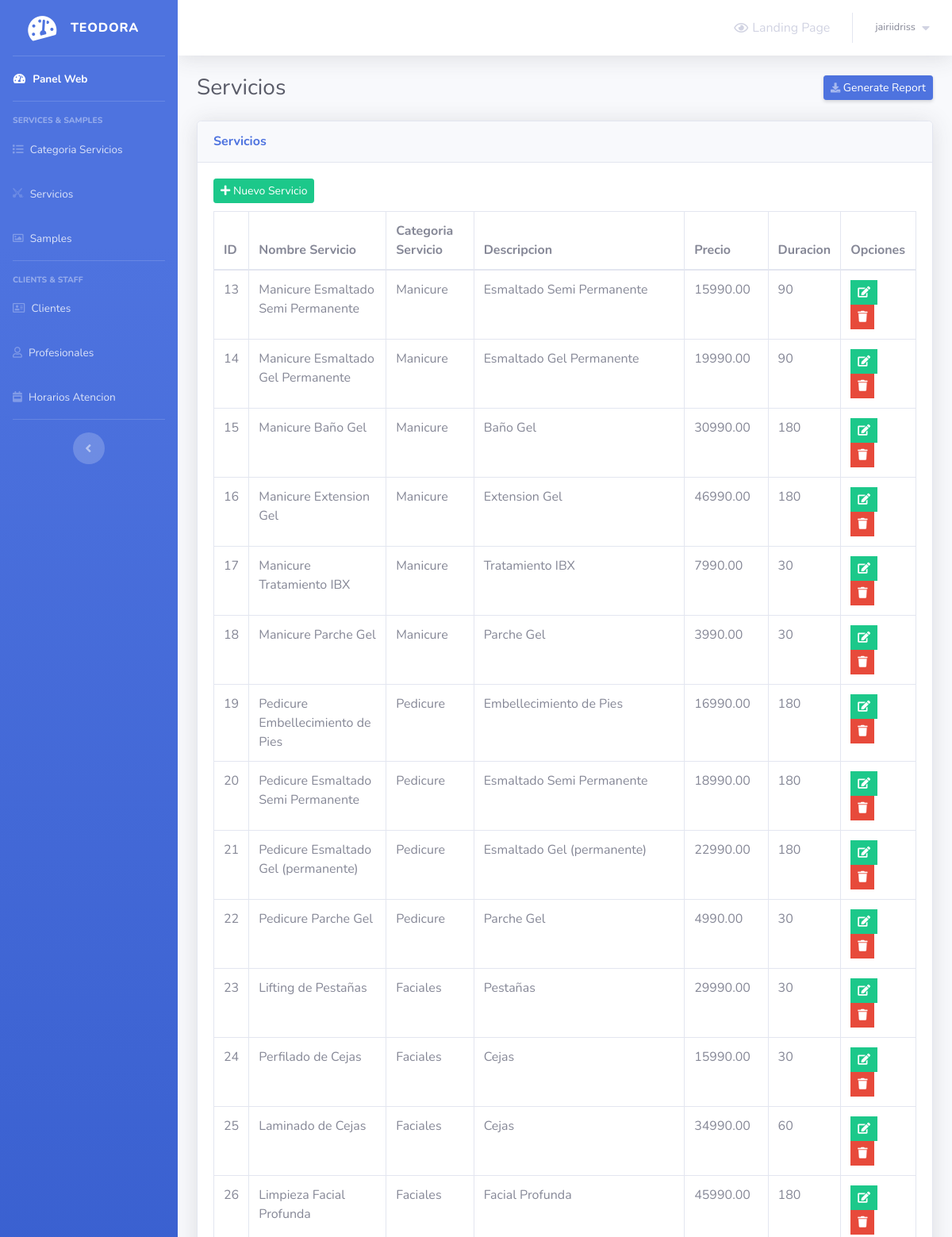
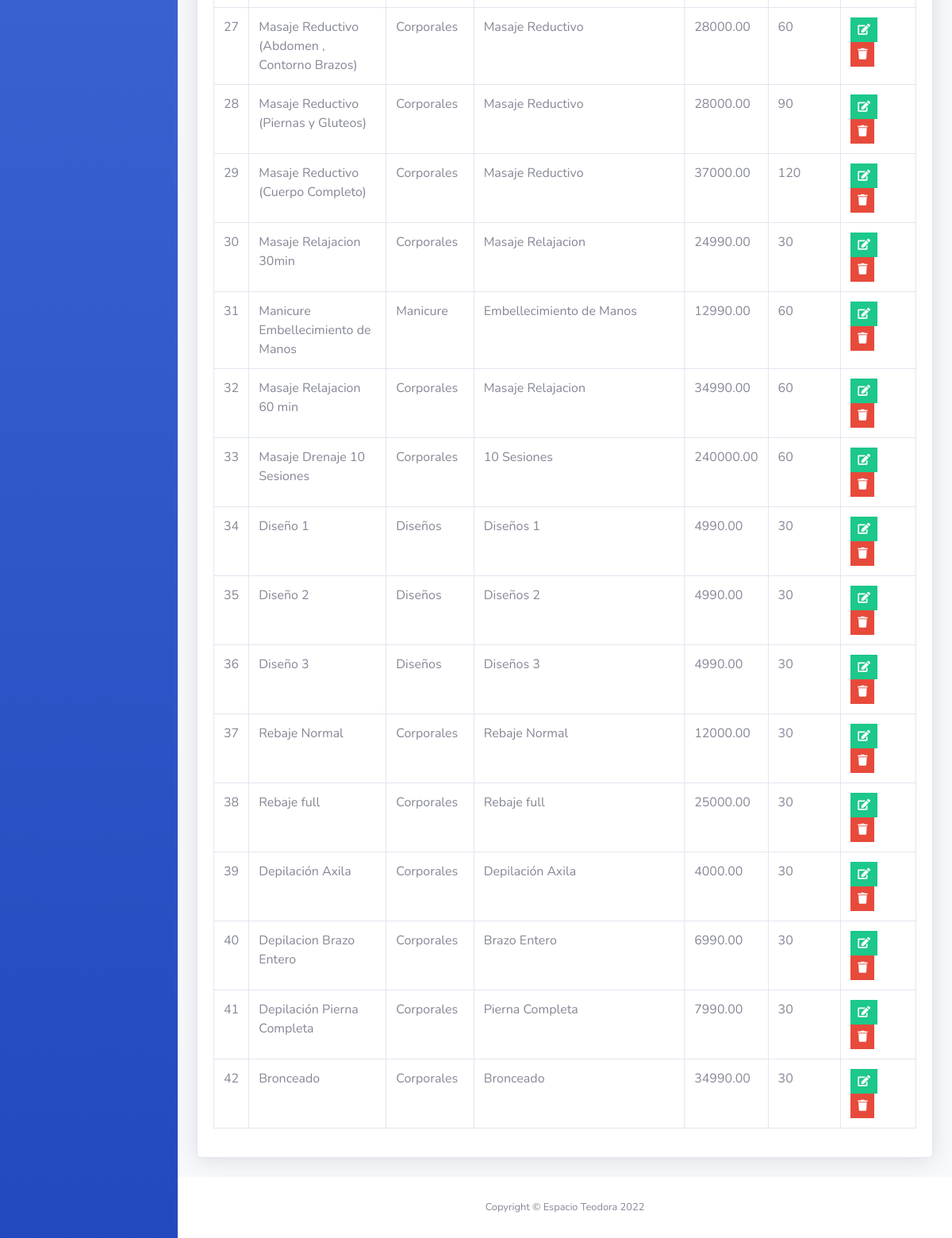
/admin/services.php (signed in), run on the app's committed database (2 pictures, top to bottom).
### tables this page shows
CREATE TABLE `services` (
  `service_id` int(5) NOT NULL,
  `service_name` varchar(50) NOT NULL,
  `service_description` varchar(255) NOT NULL,
  `service_price` decimal(10,2) NOT NULL,
  `service_duration` int(5) NOT NULL,
  `category_id` int(2) NOT NULL,
  `child_id` int(3) NOT NULL DEFAULT 0
);

CREATE TABLE `service_categories` (
  `category_id` int(2) NOT NULL,
  `category_name` varchar(50) NOT NULL
);

### admin/services.php (the view, shortened to what this page needs)
<?php
    include 'connect.php';
    include 'Includes/templates/header.php';
    if(isset($_SESSION['username_barbershop_Xw211qAAsq4']) && isset($_SESSION['password_barbershop_Xw211qAAsq4']))
    {
?>
        <div class="container-fluid">
            <div class="d-sm-flex align-items-center justify-content-between mb-4">
                <h1 class="h3 mb-0 text-gray-800">Servicios</h1>
                <a href="#" class="d-none d-sm-inline-block btn btn-sm btn-primary shadow-sm">
                    <i class="fas fa-download fa-sm text-white-50"></i>
                    Generate Report
                </a>
            </div>
            <?php
                $do = '';
                if(isset($_GET['do']) && in_array($_GET['do'], array('Add','Edit')))
                {
                    $do = htmlspecialchars($_GET['do']);
                }
                else
                {
                    $do = 'Manage';
                }
                if($do == 'Manage')
                {
                    $stmt = $con->prepare("SELECT * FROM services s, service_categories sc where s.category_id = sc.category_id");
                    $stmt->execute();
                    $rows_services = $stmt->fetchAll();
                ?>
                    <div class="card shadow mb-4">
                        <div class="card-header py-3">
                            <h6 class="m-0 font-weight-bold text-primary">Servicios</h6>
                        </div>
                        <div class="card-body">
                            <a href="services.php?do=Add" class="btn btn-success btn-sm" style="margin-bottom: 10px;">
                                <i class="fa fa-plus"></i>
                                Nuevo Servicio
                            </a>
                            <table class="table table-bordered">
                                <thead>
                                    <tr>
                                        <th scope="col">ID</th>
                                        <th scope="col">Nombre Servicio</th>
                                        <th scope="col">Categoria Servicio</th>
                                        <th scope="col">Descripcion</th>
                                        <th scope="col">Precio</th>
                                        <th scope="col">Duracion</th>
                                        <th scope="col">Opciones</th>
                                    </tr>
                                </thead>
                                <tbody>
                                    <?php
                                        foreach($rows_services as $service)
                                        {
                                            echo "<tr>";
                                                echo "<td>";
                                                    echo $service['service_id'];
                                                echo "</td>";
                                                echo "<td>";
                                                    echo $service['service_name'];
                                                echo "</td>";
                                                echo "<td>";
                                                    echo $service['category_name'];
                                                echo "</td>";
                                                echo "<td style = 'width:30%'>";
                                                    echo $service['service_description'];
                                                echo "</td>";
                                                echo "<td>";
                                                    echo $service['service_price'];
                                                echo "</td>";
                                                echo "<td>";
                                                    echo $service['service_duration'];
                                                echo "</td>";
                                                echo "<td>";
                                                    $delete_data = "delete_".$service["service_id"];
                                                    ?>
                                                        <ul class="list-inline m-0">
                                                            <li class="list-inline-item" data-toggle="tooltip" title="Edit">
                                                                <button class="btn btn-success btn-sm rounded-0">
                                                                    <a href="services.php?do=Edit&service_id=<?php echo $service['service_id']; ?>" style="color: white;">
                                                                        <i class="fa fa-edit"></i>
                                                                    </a>
                                                                </button>
                                                            </li>
                                                            <li class="list-inline-item" data-toggle="tooltip" title="Delete">
                                                                <button class="btn btn-danger btn-sm rounded-0" type="button" data-toggle="modal" data-target="#<?php echo $delete_data; ?>" data-placement="top"><i class="fa fa-trash"></i></button>
                                                            </li>
                                                        </ul>
                                                    <?php
                                                echo "</td>";
                                            echo "</tr>";
                                        }
                                    ?>
                                </tbody>
                            </table>
                        </div>
                    </div>
                    <?php
                }
            ?>
        </div>
<?php
        include 'Includes/templates/footer.php';
    }
    else
    {
        header('Location: login.php');
        exit();
    }
?>

### data on the page
services: service_id "13", service_name "Manicure Esmaltado Semi Permanente", category.category_name "Manicure", service_description "Esmaltado Semi Permanente", service_price "15990.00", service_duration "90"
services: service_id "14", service_name "Manicure Esmaltado Gel Permanente", category.category_name "Manicure", service_description "Esmaltado Gel Permanente", service_price "19990.00", service_duration "90"
services: service_id "15", service_name "Manicure Baño Gel", category.category_name "Manicure", service_description "Baño Gel", service_price "30990.00", service_duration "180"
services: service_id "16", service_name "Manicure Extension Gel", category.category_name "Manicure", service_description "Extension Gel", service_price "46990.00", service_duration "180"
services: service_id "17", service_name "Manicure Tratamiento IBX", category.category_name "Manicure", service_description "Tratamiento IBX", service_price "7990.00", service_duration "30"
services: service_id "18", service_name "Manicure Parche Gel", category.category_name "Manicure", service_description "Parche Gel", service_price "3990.00", service_duration "30"
services: service_id "19", service_name "Pedicure Embellecimiento de Pies", category.category_name "Pedicure", service_description "Embellecimiento de Pies", service_price "16990.00", service_duration "180"
services: service_id "20", service_name "Pedicure Esmaltado Semi Permanente", category.category_name "Pedicure", service_description "Esmaltado Semi Permanente", service_price "18990.00", service_duration "180"
services: service_id "21", service_name "Pedicure Esmaltado Gel (permanente)", category.category_name "Pedicure", service_description "Esmaltado Gel (permanente)", service_price "22990.00", service_duration "180"
services: service_id "22", service_name "Pedicure Parche Gel", category.category_name "Pedicure", service_description "Parche Gel", service_price "4990.00", service_duration "30"
services: service_id "23", service_name "Lifting de Pestañas", category.category_name "Faciales", service_description "Pestañas", service_price "29990.00", service_duration "30"
services: service_id "24", service_name "Perfilado de Cejas", category.category_name "Faciales", service_description "Cejas", service_price "15990.00", service_duration "30"
services: service_id "25", service_name "Laminado de Cejas", category.category_name "Faciales", service_description "Cejas", service_price "34990.00", service_duration "60"
services: service_id "26", service_name "Limpieza Facial Profunda", category.category_name "Faciales", service_description "Facial Profunda", service_price "45990.00", service_duration "180"
services: service_id "27", service_name "Masaje Reductivo (Abdomen , Contorno Brazos)", category.category_name "Corporales", service_description "Masaje Reductivo", service_price "28000.00", service_duration "60"
services: service_id "28", service_name "Masaje Reductivo (Piernas y Gluteos)", category.category_name "Corporales", service_description "Masaje Reductivo", service_price "28000.00", service_duration "90"
services: service_id "29", service_name "Masaje Reductivo (Cuerpo Completo)", category.category_name "Corporales", service_description "Masaje Reductivo", service_price "37000.00", service_duration "120"
services: service_id "30", service_name "Masaje Relajacion 30min", category.category_name "Corporales", service_description "Masaje Relajacion", service_price "24990.00", service_duration "30"
services: service_id "31", service_name "Manicure Embellecimiento de Manos", category.category_name "Manicure", service_description "Embellecimiento de Manos", service_price "12990.00", service_duration "60"
services: service_id "32", service_name "Masaje Relajacion 60 min", category.category_name "Corporales", service_description "Masaje Relajacion", service_price "34990.00", service_duration "60"
services: service_id "33", service_name "Masaje Drenaje 10 Sesiones", category.category_name "Corporales", service_description "10 Sesiones", service_price "240000.00", service_duration "60"
services: service_id "34", service_name "Diseño 1", category.category_name "Diseños", service_description "Diseños 1", service_price "4990.00", service_duration "30"
services: service_id "35", service_name "Diseño 2", category.category_name "Diseños", service_description "Diseños 2", service_price "4990.00", service_duration "30"
services: service_id "36", service_name "Diseño 3", category.category_name "Diseños", service_description "Diseños 3", service_price "4990.00", service_duration "30"
services: service_id "37", service_name "Rebaje Normal", category.category_name "Corporales", service_description "Rebaje Normal", service_price "12000.00", service_duration "30"
services: service_id "38", service_name "Rebaje full", category.category_name "Corporales", service_description "Rebaje full", service_price "25000.00", service_duration "30"
services: service_id "39", service_name "Depilación Axila", category.category_name "Corporales", service_description "Depilación Axila", service_price "4000.00", service_duration "30"
services: service_id "40", service_name "Depilacion Brazo Entero", category.category_name "Corporales", service_description "Brazo Entero", service_price "6990.00", service_duration "30"
services: service_id "41", service_name "Depilación Pierna Completa", category.category_name "Corporales", service_description "Pierna Completa", service_price "7990.00", service_duration "30"
services: service_id "42", service_name "Bronceado", category.category_name "Corporales", service_description "Bronceado", service_price "34990.00", service_duration "30"

### other printed values
$_SESSION['username_barbershop_Xw211qAAsq4'] "jairiidriss"
